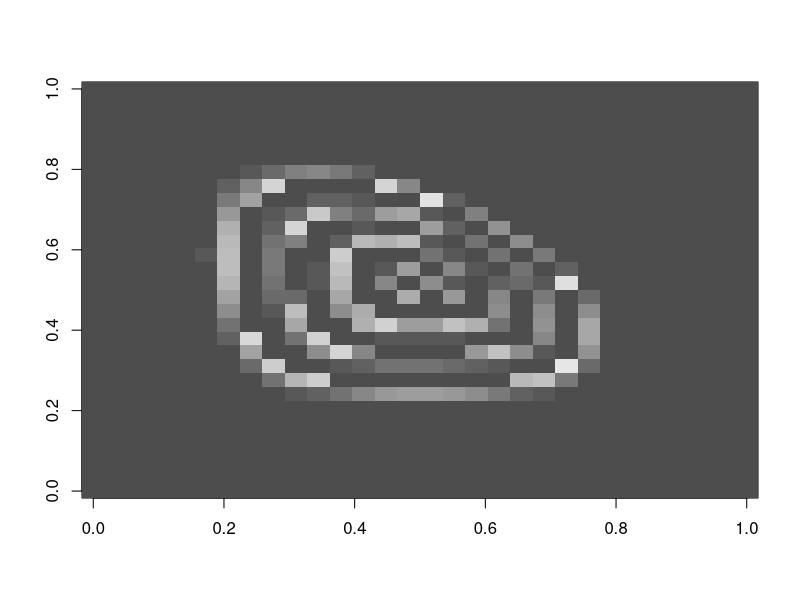

Write the R code that produced this figure.
lamda = 2;
c = 1;
a = 1;
dh = 0.01;
dp = 0.01;

T = 50 #how many itarations
n = 30 #size of grid
vector1 = rep(0,n);
vector2 = rep(0,n);
H = array(c(vector1, vector2), dim = c(n, n, 1)); 
P = array(c(vector1, vector2), dim = c(n, n, 1));
Hpast = array(c(vector1, vector2), dim = c(n, n, 1)); 
Ppast = array(c(vector1, vector2), dim = c(n, n, 1)); 
Haux = array(c(vector1, vector2), dim = c(n, n, 1)); 
Paux = array(c(vector1, vector2), dim = c(n, n, 1)); 

mysum <- function(size,i,j,arr){
  result=0;
  print(j);
  if(i == 1 && j == 1){ #top left corner
    result = arr[i,j+1,1] + arr[i+1,j+1,1] + arr[i+1,j,1] + arr[i+1,size,1] + arr[i,size,1] + arr[size,size,1] + arr[size,j,1] + arr[size,j+1,1];
  }
  else if(i == 1 && j ==size){ #top right corner
    result = arr[1,1,1] +   arr[i+1,1,1] +   arr[i+1,j,1] + arr[i+1,j-1,1] + arr[i,j-1,1] +  arr[size,j-1,1] + arr[size,size,1] + arr[size,1,1];
  }
  else if(i==size && j==size){ #bottom right corner
    result = arr[i,1,1] + arr[1,1,1] + arr[1,size,1] + arr[1,size-1,1] + arr[i,j-1,1] + arr[i-1,j-1,1] + arr[i-1,j,1] + arr[i-1,1,1];
  }
  else if(i==size && j == 1){ #bottom left corner
    result = arr[i,j+1,1] + arr[1,j+1,1] + arr[1,1,1] + arr[1,size,1] + arr[size,size,1] + arr[i-1,size,1] + arr[i-1,j,1] + arr[i-1,j+1,1];
  }
  else if( i == 1){ # upper bound
    result = arr[i,j+1,1] + arr[i+1,j+1,1] + arr[i+1,j,1] + arr[i+1,j-1,1] + arr[i,j-1,1] + arr[size,j-1,1] +arr[size,j,1] + arr[size,j+1,1];
  }
  else if(i == size){ # lower bound
    result = arr[i,j+1,1] + arr[1,j+1,1] + arr[1,j,1] + arr[1,j-1,1] +arr[i,j-1,1] + arr[i-1,j-1,1] + arr[i-1,j,1] +arr[i-1,j+1,1];
  }
  else if(j == 1){ # left bound
    result = arr[i,j+1,1] + arr[i+1,j+1,1] +arr[i+1,j,1] + arr[i+1,size,1] + arr[i,size,1] + arr[i-1,size,1] + arr[i-1,j,1] + arr[i-1,j+1,1];
  }
  else if(j == size){ # right bound
    result = arr[i,1,1] + arr[i+1,1,1] + arr[i+1,j,1] + arr[i+1,j-1,1] + arr[i,j-1,1] + arr[i-1,j-1,1] + arr[i-1,j,1] + arr[i-1,1,1];
  }
  else{ #calc inner cell
    result = arr[i,j+1,1] + arr[i+1,j+1,1] + arr[i+1,j,1] + arr[i+1,j-1,1] + arr[i,j-1,1] + arr[i+1,j-1,1] + arr[i-1,j,1] + arr[i-1,j+1,1];
  }
  return(result);
}
#################### Initilize POPULATION
  for (row in 1:n){
    for (col in 1:n){
      H[row,col,1] = 1;
      Hpast[row,col,1] = 1;
    }
  }

P[n/2,n/2,1] = 1;
Ppast[n/2,n/2,1] = 1;
#################### Initilize POPULATION

############## Generate Iterations
for(iteration in 1:T){
  for (row in 1:n){
    for (col in 1:n){
      Haux[row,col,1] = (1-dh) * Hpast[row,col,1] + dh/8*(mysum(n,row,col,Hpast));
      Paux[row,col,1] = (1-dp) * Ppast[row,col,1] + dp/8*(mysum(n,row,col,Ppast));
      H[row,col,1] = lamda*Haux[row,col,1]*exp(-a*Paux[row,col,1]);
      P[row,col,1] = c*Haux[row,col,1]*(1-exp(-a*Paux[row,col,1]));
    }
  }
  for(row in 1:n){
    for(col in 1:n){
      Hpast[row,col,1] = H[row,col,1];
      Ppast[row,col,1] = P[row,col,1];
    }
  }
}
################ Generate Iterations



#for (row in 1:n){
#  for (col in 1:n){
 #   print(sprintf("(%d,%d) = %f",row,col,H[row,col,1]));
#  }
#}
mat <- matrix(H, nrow = n, ncol = n)
#mat
image(mat,col=grey.colors(n, start = 0.3, end = 0.9, gamma = 2.2, alpha = NULL, rev = FALSE))


